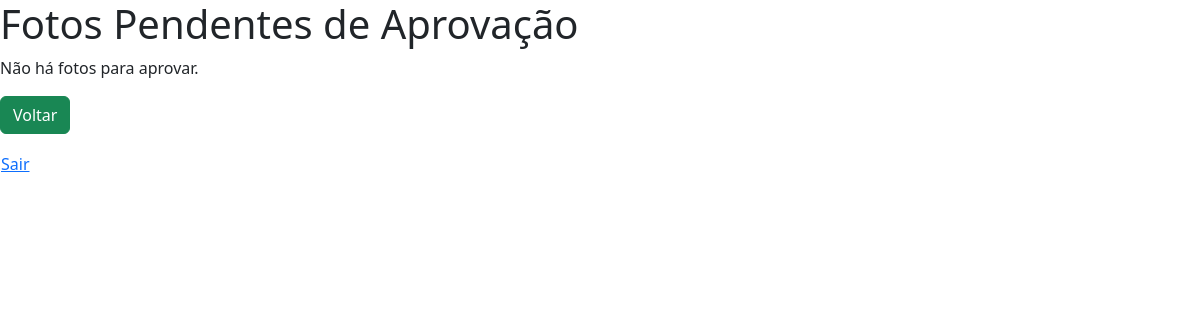
Page /aprovacao/ (signed in) on the earlier database version.
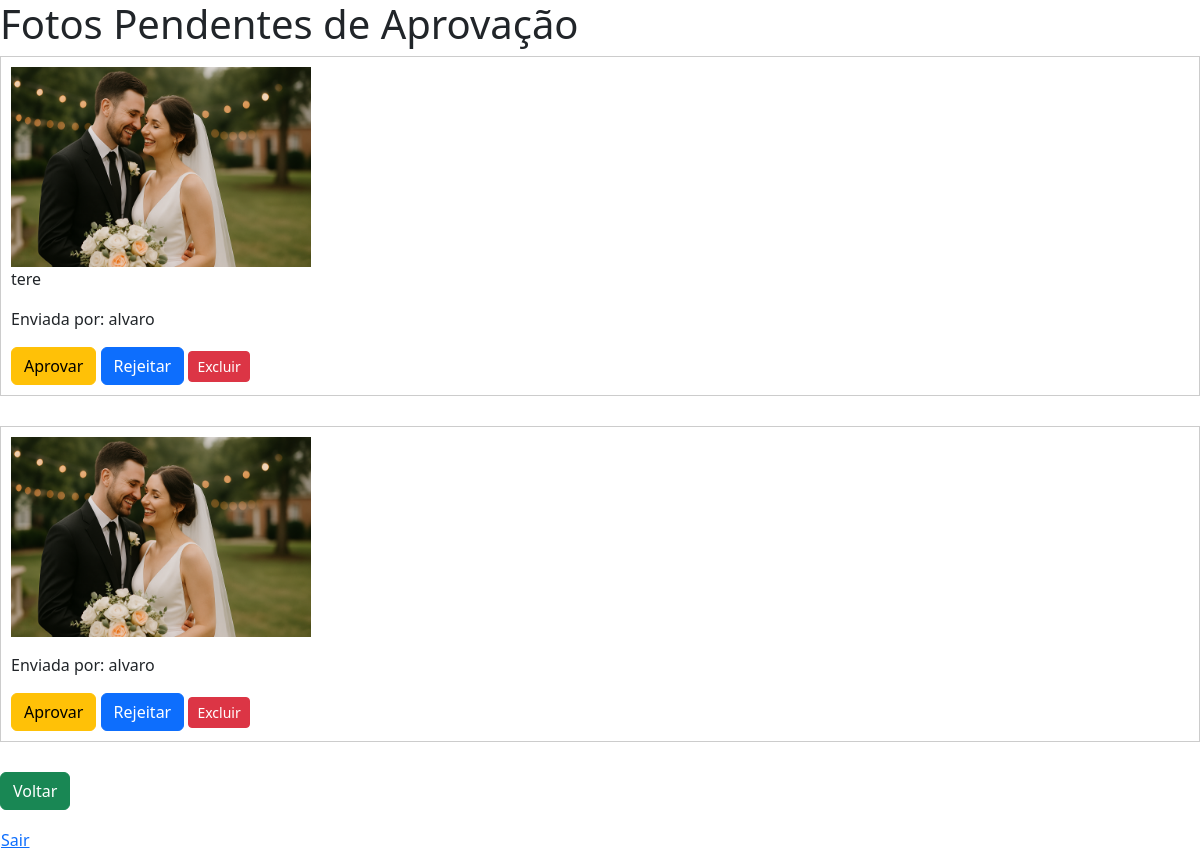
Same page on the later database version.
### galeria/models.py (models this page shows, shortened)
class Foto(models.Model):
    autor = models.ForeignKey(User, on_delete=models.CASCADE)
    grupo = models.ForeignKey(Grupo, on_delete=models.CASCADE)
    descricao = models.TextField(blank=True)
    imagem = models.ImageField(upload_to='fotos/')
    grupo = models.ForeignKey(Grupo, on_delete=models.CASCADE, null=True, blank=True)
    data_criacao = models.DateTimeField(default=timezone.now)
    aprovada = models.BooleanField(default=False)

### galeria/views.py (the view, shortened to what this page needs)
# urls.py: path('aprovacao/', views.aprovacao_fotos, name='aprovacao_fotos'),
@user_passes_test(is_casal)
def aprovacao_fotos(request):
    fotos_pendentes = Foto.objects.filter(aprovada=False).order_by('data_criacao')
    return render(request, 'aprovacao_fotos.html', {'fotos': fotos_pendentes})

### galeria/views.py (called while the page is built)
def is_casal(user):
    return user.is_superuser  # por exemplo, superuser é casal

### templates/aprovacao_fotos.html (shortened to what this page needs)
{% extends 'base.html' %}
{% block content %}
    <h1>Fotos Pendentes de Aprovação</h1>
    {% for foto in fotos %}
        <div style="margin-bottom: 30px; border:1px solid #ccc; padding:10px;">
            <img src="{{ foto.imagem.url }}" alt="Foto" width="300">
            <p>{{ foto.descricao }}</p>
            <p>Enviada por: {{ foto.autor.username }}</p>
            <form method="post" style="display: inline;">
                <button type="submit" name="acao" value="aprovar" class="btn btn-warning">Aprovar</button>
            </form>
            <form method="post" style="display: inline;">
                <button type="submit" name="acao" value="rejeitar" class="btn btn-primary">Rejeitar</button>
            </form>
            {% if request.user.is_superuser %}
            <form method="post" action="{% url 'deletar_foto' foto.id %}" style="display: inline;">
                <button type="submit" onclick="return confirm('Tem certeza que deseja deletar esta foto?');" class="btn btn-danger btn-sm">Excluir</button>
            </form>
            {% endif %}
        </div>
    {% empty %}
        <p>Não há fotos para aprovar.</p>
    {% endfor %}
    <p><a href="{% url 'home' %}"><button type="submit" class="btn btn-success">Voltar</button></a></p>
{% endblock%}

### templates/base.html (shortened to what this page needs)
<!DOCTYPE html>
<html lang="pt-br">
<head>
    <link href="https://cdn.jsdelivr.net/npm/bootstrap@5.3.6/dist/css/bootstrap.min.css" rel="stylesheet">
</head>
<body>
    {% block content %}{% endblock %}
    <form action="{% url 'logout' %}" method="post" style="display:inline;">
        <button type="submit" class="btn btn-link p-0">Sair</button>
    </form>
</html>

Differences in the rows shown:
added Foto: imagem (picture), descricao "tere", autor.username "alvaro"
added Foto: imagem (picture), autor.username "alvaro"
Other differences:
text no longer shown: "Não há fotos para aprovar."
